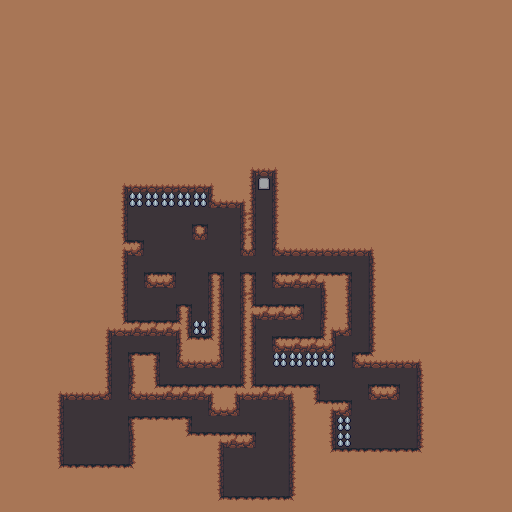

This game map was drawn from its Tiled (.tmx) file and the tilesets committed beside it. A one-line description and the full map source follow:
An orthogonal 32x32 tile map with 16x16 px tiles, 2 tile layers (Art_Background, Art_Gameplay), 1 hidden layer not drawn, 3 tilesets and 1 object (spawn).

<map version="1.2" tiledversion="1.2.3" orientation="orthogonal" renderorder="left-up" width="32" height="32" tilewidth="16" tileheight="16" infinite="0" backgroundcolor="#a87656" nextlayerid="5" nextobjectid="11">
 <tileset firstgid="1" source="tileset/GameplayTileset.tsx" />
 <tileset firstgid="33" source="tileset/SlimeCave.tsx" />
 <tileset firstgid="584" source="tileset/GameplayImages.tsx" />
 <layer id="1" name="Art_Background" width="32" height="32">
  <data encoding="csv">
0,0,0,0,0,0,0,0,0,0,0,0,0,0,0,0,0,0,0,0,0,0,0,0,0,0,0,0,0,0,0,0,
0,0,0,0,0,0,0,0,0,0,0,0,0,0,0,0,0,0,0,0,0,0,0,0,0,0,0,0,0,0,0,0,
0,0,0,0,0,0,0,0,0,0,0,0,0,0,0,0,0,0,0,0,0,0,0,0,0,0,0,0,0,0,0,0,
0,0,0,0,0,0,0,0,0,0,0,0,0,0,0,0,0,0,0,0,0,0,0,0,0,0,0,0,0,0,0,0,
0,0,0,0,0,0,0,0,0,0,0,0,0,0,0,0,0,0,0,0,0,0,0,0,0,0,0,0,0,0,0,0,
0,0,0,0,0,0,0,0,0,0,0,0,0,0,0,0,0,0,0,0,0,0,0,0,0,0,0,0,0,0,0,0,
0,0,0,0,0,0,0,0,0,0,0,0,0,0,0,0,0,0,0,0,0,0,0,0,0,0,0,0,0,0,0,0,
0,0,0,0,0,0,0,0,0,0,0,0,0,0,0,0,0,0,0,0,0,0,0,0,0,0,0,0,0,0,0,0,
0,0,0,0,0,0,0,0,0,0,0,0,0,0,0,0,0,0,0,0,0,0,0,0,0,0,0,0,0,0,0,0,
0,0,0,0,0,0,0,0,0,0,0,0,0,0,0,0,0,0,0,0,0,0,0,0,0,0,0,0,0,0,0,0,
0,0,0,0,0,0,0,0,0,0,0,0,0,0,0,224,225,226,0,0,0,0,0,0,0,0,0,0,0,0,0,0,
0,0,0,0,0,0,0,224,225,225,225,225,225,226,0,243,247,223,0,0,0,0,0,0,0,0,0,0,0,0,0,0,
0,0,0,0,0,0,0,243,247,247,247,247,247,280,225,115,247,223,0,0,0,0,0,0,0,0,0,0,0,0,0,0,
0,0,0,0,0,0,0,243,247,247,247,247,247,247,247,128,247,223,0,0,0,0,0,0,0,0,0,0,0,0,0,0,
0,0,0,0,0,0,0,243,247,247,247,247,209,247,247,128,247,223,0,0,0,0,0,0,0,0,0,0,0,0,0,0,
0,0,0,0,0,0,0,171,230,247,247,247,247,247,247,248,247,280,225,225,225,225,225,226,0,0,0,0,0,0,0,0,
0,0,0,0,0,0,0,243,247,247,247,247,247,247,247,247,247,247,247,247,247,247,247,245,0,0,0,0,0,0,0,0,
0,0,0,0,0,0,0,243,247,228,230,247,247,210,247,210,247,228,110,110,117,208,247,245,0,0,0,0,0,0,0,0,
0,0,0,0,0,0,0,243,247,247,247,247,247,132,247,128,247,247,247,247,245,243,247,245,0,0,0,0,0,0,0,0,
0,0,0,0,0,0,0,243,247,247,247,210,247,132,247,152,110,110,230,247,245,243,247,245,0,0,0,0,0,0,0,0,
0,0,0,0,0,0,224,135,110,110,110,155,247,132,247,132,247,247,247,247,114,284,247,245,0,0,0,0,0,0,0,0,
0,0,0,0,0,0,243,247,247,247,247,133,263,134,247,132,247,228,110,110,189,247,247,245,0,0,0,0,0,0,0,0,
0,0,0,0,0,0,243,247,204,208,247,280,225,284,247,132,247,247,247,247,247,247,228,136,225,225,226,0,0,0,0,0,
0,0,0,0,0,0,243,247,245,243,247,247,247,247,247,132,247,247,247,247,247,247,247,247,247,247,245,0,0,0,0,0,
0,0,0,224,225,225,284,247,280,135,110,110,110,117,116,154,110,110,117,208,247,247,247,228,230,247,245,0,0,0,0,0,
0,0,0,243,247,247,247,247,247,247,247,247,247,280,284,247,247,247,245,262,116,230,247,247,247,247,245,0,0,0,0,0,
0,0,0,243,247,247,247,247,204,263,263,208,247,247,247,247,247,247,245,0,243,247,247,247,247,247,245,0,0,0,0,0,
0,0,0,243,247,247,247,247,245,0,0,262,263,116,110,230,247,247,245,0,243,247,247,247,247,247,245,0,0,0,0,0,
0,0,0,243,247,247,247,247,245,0,0,0,0,243,247,247,247,247,245,0,262,263,263,263,263,263,264,0,0,0,0,0,
0,0,0,262,263,263,263,263,264,0,0,0,0,243,247,247,247,247,245,0,0,0,0,0,0,0,0,0,0,0,0,0,
0,0,0,0,0,0,0,0,0,0,0,0,0,243,247,247,247,247,245,0,0,0,0,0,0,0,0,0,0,0,0,0,
0,0,0,0,0,0,0,0,0,0,0,0,0,262,263,263,263,263,264,0,0,0,0,0,0,0,0,0,0,0,0,0
</data>
 </layer>
 <layer id="2" name="Art_Gameplay" width="32" height="32" locked="1">
  <properties>
   <property name="Modify" value="" />
  </properties>
  <data encoding="csv">
0,0,0,0,0,0,0,0,0,0,0,0,0,0,0,0,0,0,0,0,0,0,0,0,0,0,0,0,0,0,0,0,
0,0,0,0,0,0,0,0,0,0,0,0,0,0,0,0,0,0,0,0,0,0,0,0,0,0,0,0,0,0,0,0,
0,0,0,0,0,0,0,0,0,0,0,0,0,0,0,0,0,0,0,0,0,0,0,0,0,0,0,0,0,0,0,0,
0,0,0,0,0,0,0,0,0,0,0,0,0,0,0,0,0,0,0,0,0,0,0,0,0,0,0,0,0,0,0,0,
0,0,0,0,0,0,0,0,0,0,0,0,0,0,0,0,0,0,0,0,0,0,0,0,0,0,0,0,0,0,0,0,
0,0,0,0,0,0,0,0,0,0,0,0,0,0,0,0,0,0,0,0,0,0,0,0,0,0,0,0,0,0,0,0,
0,0,0,0,0,0,0,0,0,0,0,0,0,0,0,0,0,0,0,0,0,0,0,0,0,0,0,0,0,0,0,0,
0,0,0,0,0,0,0,0,0,0,0,0,0,0,0,0,0,0,0,0,0,0,0,0,0,0,0,0,0,0,0,0,
0,0,0,0,0,0,0,0,0,0,0,0,0,0,0,0,0,0,0,0,0,0,0,0,0,0,0,0,0,0,0,0,
0,0,0,0,0,0,0,0,0,0,0,0,0,0,0,0,0,0,0,0,0,0,0,0,0,0,0,0,0,0,0,0,
0,0,0,0,0,0,0,0,0,0,0,0,0,0,0,0,0,0,0,0,0,0,0,0,0,0,0,0,0,0,0,0,
0,0,0,0,0,0,0,0,0,0,0,0,0,0,0,0,618,0,0,0,0,0,0,0,0,0,0,0,0,0,0,0,
0,0,0,0,0,0,0,0,653,653,653,653,653,0,0,0,0,0,0,0,0,0,0,0,0,0,0,0,0,0,0,0,
0,0,0,0,0,0,0,0,0,0,0,0,0,0,0,0,0,0,0,0,0,0,0,0,0,0,0,0,0,0,0,0,
0,0,0,0,0,0,0,0,0,0,0,0,0,0,0,0,0,0,0,0,0,0,0,0,0,0,0,0,0,0,0,0,
0,0,0,0,0,0,0,0,0,0,0,0,0,0,0,0,0,0,0,0,0,0,0,0,0,0,0,0,0,0,0,0,
0,0,0,0,0,0,0,0,0,0,0,0,0,0,0,0,0,0,0,0,0,0,0,0,0,0,0,0,0,0,0,0,
0,0,0,0,0,0,0,0,0,0,0,0,0,0,0,0,0,0,0,0,0,0,0,0,0,0,0,0,0,0,0,0,
0,0,0,0,0,0,0,0,0,0,0,0,0,0,0,0,0,0,0,0,0,0,0,0,0,0,0,0,0,0,0,0,
0,0,0,0,0,0,0,0,0,0,0,0,0,0,0,0,0,0,0,0,0,0,0,0,0,0,0,0,0,0,0,0,
0,0,0,0,0,0,0,0,0,0,0,0,653,0,0,0,0,0,0,0,0,0,0,0,0,0,0,0,0,0,0,0,
0,0,0,0,0,0,0,0,0,0,0,0,0,0,0,0,0,0,0,0,0,0,0,0,0,0,0,0,0,0,0,0,
0,0,0,0,0,0,0,0,0,0,0,0,0,0,0,0,0,653,653,653,653,0,0,0,0,0,0,0,0,0,0,0,
0,0,0,0,0,0,0,0,0,0,0,0,0,0,0,0,0,0,0,0,0,0,0,0,0,0,0,0,0,0,0,0,
0,0,0,0,0,0,0,0,0,0,0,0,0,0,0,0,0,0,0,0,0,0,0,0,0,0,0,0,0,0,0,0,
0,0,0,0,0,0,0,0,0,0,0,0,0,0,0,0,0,0,0,0,0,0,0,0,0,0,0,0,0,0,0,0,
0,0,0,0,0,0,0,0,0,0,0,0,0,0,0,0,0,0,0,0,0,653,0,0,0,0,0,0,0,0,0,0,
0,0,0,0,0,0,0,0,0,0,0,0,0,0,0,0,0,0,0,0,0,653,0,0,0,0,0,0,0,0,0,0,
0,0,0,0,0,0,0,0,0,0,0,0,0,0,0,0,0,0,0,0,0,0,0,0,0,0,0,0,0,0,0,0,
0,0,0,0,0,0,0,0,0,0,0,0,0,0,0,0,0,0,0,0,0,0,0,0,0,0,0,0,0,0,0,0,
0,0,0,0,0,0,0,0,0,0,0,0,0,0,0,0,0,0,0,0,0,0,0,0,0,0,0,0,0,0,0,0,
0,0,0,0,0,0,0,0,0,0,0,0,0,0,0,0,0,0,0,0,0,0,0,0,0,0,0,0,0,0,0,0
</data>
 </layer>
 <layer id="3" name="Gameplay" width="32" height="32" visible="0" locked="1" opacity="0.16">
  <data encoding="csv">
0,0,0,0,0,0,0,0,0,0,0,0,0,0,0,0,0,0,0,0,0,0,0,0,0,0,0,0,0,0,0,0,
0,0,0,0,0,0,0,0,0,0,0,0,0,0,0,0,0,0,0,0,0,0,0,0,0,0,0,0,0,0,0,0,
0,0,0,0,0,0,0,0,0,0,0,0,0,0,0,0,0,0,0,0,0,0,0,0,0,0,0,0,0,0,0,0,
0,0,0,0,0,0,0,0,0,0,0,0,0,0,0,0,0,0,0,0,0,0,0,0,0,0,0,0,0,0,0,0,
0,0,0,0,0,0,0,0,0,0,0,0,0,0,0,0,0,0,0,0,0,0,0,0,0,0,0,0,0,0,0,0,
0,0,0,0,0,0,0,0,0,0,0,0,0,0,0,0,0,0,0,0,0,0,0,0,0,0,0,0,0,0,0,0,
0,0,0,0,0,0,0,0,0,0,0,0,0,0,0,0,0,0,0,0,0,0,0,0,0,0,0,0,0,0,0,0,
0,0,0,0,0,0,0,0,0,0,0,0,0,0,0,0,0,0,0,0,0,0,0,0,0,0,0,0,0,0,0,0,
0,0,0,0,0,0,0,0,0,0,0,0,0,0,0,0,0,0,0,0,0,0,0,0,0,0,0,0,0,0,0,0,
0,0,0,0,0,0,0,0,0,0,0,0,0,0,0,0,0,0,0,0,0,0,0,0,0,0,0,0,0,0,0,0,
0,0,0,0,0,0,0,0,0,0,0,0,0,0,0,3,3,3,0,0,0,0,0,0,0,0,0,0,0,0,0,0,
0,0,0,0,0,0,0,3,3,3,3,3,3,3,0,3,1,3,0,0,0,0,0,0,0,0,0,0,0,0,0,0,
0,0,0,0,0,0,0,3,17,17,17,17,17,3,3,3,0,3,0,0,0,0,0,0,0,0,0,0,0,0,0,0,
0,0,0,0,0,0,0,3,0,0,0,0,0,0,0,3,0,3,0,0,0,0,0,0,0,0,0,0,0,0,0,0,
0,0,0,0,0,0,0,3,0,0,0,0,3,0,0,3,0,3,0,0,0,0,0,0,0,0,0,0,0,0,0,0,
0,0,0,0,0,0,0,3,3,0,0,0,0,0,0,3,0,3,3,3,3,3,3,3,0,0,0,0,0,0,0,0,
0,0,0,0,0,0,0,3,0,0,0,0,0,0,0,0,0,0,0,0,0,0,0,3,0,0,0,0,0,0,0,0,
0,0,0,0,0,0,0,3,0,3,3,0,0,3,0,3,0,3,3,3,3,3,0,3,0,0,0,0,0,0,0,0,
0,0,0,0,0,0,0,3,0,0,0,0,0,3,0,3,0,0,0,0,3,3,0,3,0,0,0,0,0,0,0,0,
0,0,0,0,0,0,0,3,0,0,0,3,0,3,0,3,3,3,3,0,3,3,0,3,0,0,0,0,0,0,0,0,
0,0,0,0,0,0,3,3,3,3,3,3,17,3,0,3,0,0,0,0,3,3,0,3,0,0,0,0,0,0,0,0,
0,0,0,0,0,0,3,0,0,0,0,3,3,3,0,3,0,3,3,3,3,0,0,3,0,0,0,0,0,0,0,0,
0,0,0,0,0,0,3,0,3,3,0,3,3,3,0,3,0,17,17,17,17,0,3,3,3,3,3,0,0,0,0,0,
0,0,0,0,0,0,3,0,3,3,0,0,0,0,0,3,0,0,0,0,0,0,0,0,0,0,3,0,0,0,0,0,
0,0,0,3,3,7,7,0,3,3,3,3,3,3,3,3,3,3,3,3,0,0,0,3,3,0,3,0,0,0,0,0,
0,0,0,3,0,0,0,0,0,0,22,0,0,3,3,0,0,0,3,3,3,3,0,0,0,0,3,0,0,0,0,0,
0,0,0,3,0,0,0,0,3,3,3,3,0,0,0,0,0,0,3,0,3,17,0,0,0,0,3,0,0,0,0,0,
0,0,0,3,0,0,0,0,2684354567,0,0,3,3,3,3,3,0,0,3,0,3,17,0,0,0,0,3,0,0,0,0,0,
0,0,0,3,0,0,0,0,3,0,0,0,0,3,0,0,0,0,3,0,3,3,3,3,3,3,3,0,0,0,0,0,
0,0,0,3,3,3,3,3,3,0,0,0,0,3,0,0,0,0,3,0,0,0,0,0,0,0,0,0,0,0,0,0,
0,0,0,0,0,0,0,0,0,0,0,0,0,3,0,0,0,0,3,0,0,0,0,0,0,0,0,0,0,0,0,0,
0,0,0,0,0,0,0,0,0,0,0,0,0,3,3,3,3,3,3,0,0,0,0,0,0,0,0,0,0,0,0,0
</data>
 </layer>
 <objectgroup id="4" name="Properties" locked="1">
  <object id="10" name="spawn" x="240" y="464" width="16" height="16" />
 </objectgroup>
</map>
